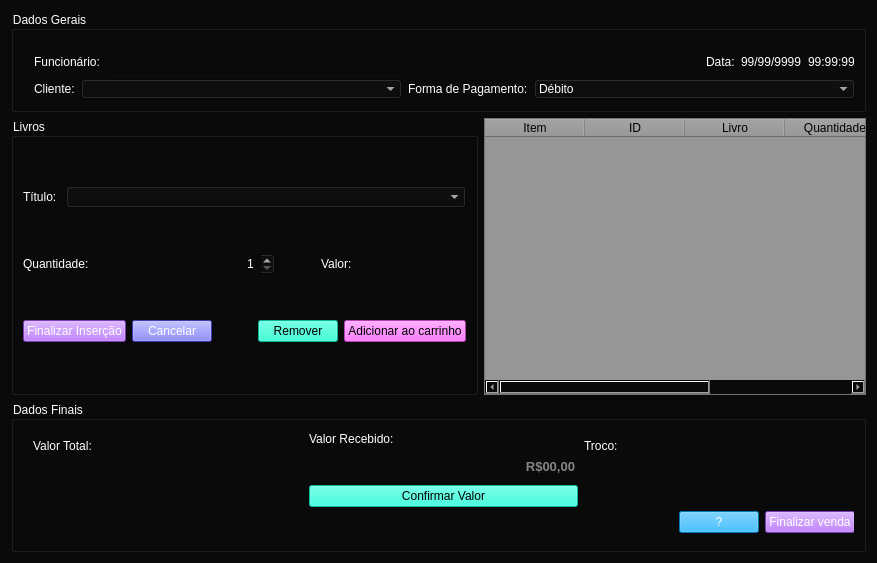
<?xml version="1.0" encoding="UTF-8"?>
<ui version="4.0">
 <class>Form</class>
 <widget class="QWidget" name="Form">
  <property name="geometry">
   <rect>
    <x>0</x>
    <y>0</y>
    <width>877</width>
    <height>563</height>
   </rect>
  </property>
  <property name="windowTitle">
   <string>Form</string>
  </property>
  <property name="styleSheet">
   <string notr="true">background-color: rgb(10, 10, 10);
color: rgb(255, 255, 255);</string>
  </property>
  <layout class="QVBoxLayout" name="verticalLayout_7">
   <item>
    <widget class="QGroupBox" name="groupBox">
     <property name="minimumSize">
      <size>
       <width>491</width>
       <height>101</height>
      </size>
     </property>
     <property name="title">
      <string>Dados Gerais</string>
     </property>
     <layout class="QVBoxLayout" name="verticalLayout">
      <item>
       <widget class="QFrame" name="frame">
        <property name="frameShape">
         <enum>QFrame::StyledPanel</enum>
        </property>
        <property name="frameShadow">
         <enum>QFrame::Raised</enum>
        </property>
        <widget class="QWidget" name="layoutWidget">
         <property name="geometry">
          <rect>
           <x>11</x>
           <y>11</y>
           <width>821</width>
           <height>22</height>
          </rect>
         </property>
         <layout class="QHBoxLayout" name="horizontalLayout">
          <item>
           <widget class="QLabel" name="label_3">
            <property name="text">
             <string>Funcionário: </string>
            </property>
           </widget>
          </item>
          <item>
           <widget class="QLineEdit" name="sale_fun">
            <property name="readOnly">
             <bool>true</bool>
            </property>
           </widget>
          </item>
          <item>
           <spacer name="horizontalSpacer_3">
            <property name="orientation">
             <enum>Qt::Horizontal</enum>
            </property>
            <property name="sizeHint" stdset="0">
             <size>
              <width>40</width>
              <height>20</height>
             </size>
            </property>
           </spacer>
          </item>
          <item>
           <widget class="QLabel" name="label_4">
            <property name="sizePolicy">
             <sizepolicy hsizetype="Fixed" vsizetype="Preferred">
              <horstretch>0</horstretch>
              <verstretch>0</verstretch>
             </sizepolicy>
            </property>
            <property name="text">
             <string>Data:</string>
            </property>
           </widget>
          </item>
          <item>
           <widget class="QLabel" name="day">
            <property name="styleSheet">
             <string notr="true">color: rgb(255, 255, 255);</string>
            </property>
            <property name="text">
             <string>99/99/9999</string>
            </property>
           </widget>
          </item>
          <item>
           <widget class="QLabel" name="data">
            <property name="styleSheet">
             <string notr="true">color: rgb(255, 255, 255);</string>
            </property>
            <property name="text">
             <string>99:99:99</string>
            </property>
           </widget>
          </item>
         </layout>
        </widget>
        <widget class="QWidget" name="layoutWidget">
         <property name="geometry">
          <rect>
           <x>11</x>
           <y>39</y>
           <width>821</width>
           <height>20</height>
          </rect>
         </property>
         <layout class="QHBoxLayout" name="horizontalLayout_2">
          <item>
           <widget class="QLabel" name="label_2">
            <property name="sizePolicy">
             <sizepolicy hsizetype="Fixed" vsizetype="Preferred">
              <horstretch>0</horstretch>
              <verstretch>0</verstretch>
             </sizepolicy>
            </property>
            <property name="text">
             <string>Cliente:</string>
            </property>
           </widget>
          </item>
          <item>
           <widget class="QComboBox" name="sale_cliente">
            <property name="styleSheet">
             <string notr="true">color: rgb(255, 255, 255);</string>
            </property>
            <property name="editable">
             <bool>false</bool>
            </property>
            <property name="currentText">
             <string/>
            </property>
           </widget>
          </item>
          <item>
           <widget class="QLabel" name="label">
            <property name="sizePolicy">
             <sizepolicy hsizetype="Fixed" vsizetype="Preferred">
              <horstretch>0</horstretch>
              <verstretch>0</verstretch>
             </sizepolicy>
            </property>
            <property name="text">
             <string>Forma de Pagamento:</string>
            </property>
           </widget>
          </item>
          <item>
           <widget class="QComboBox" name="pagamento">
            <item>
             <property name="text">
              <string>Débito</string>
             </property>
            </item>
            <item>
             <property name="text">
              <string>Crédito</string>
             </property>
            </item>
           </widget>
          </item>
         </layout>
        </widget>
       </widget>
      </item>
     </layout>
    </widget>
   </item>
   <item>
    <layout class="QHBoxLayout" name="horizontalLayout_6">
     <item>
      <widget class="QGroupBox" name="groupBox_2">
       <property name="title">
        <string>Livros</string>
       </property>
       <layout class="QVBoxLayout" name="verticalLayout_2">
        <item>
         <layout class="QHBoxLayout" name="horizontalLayout_4">
          <item>
           <widget class="QLabel" name="label_5">
            <property name="sizePolicy">
             <sizepolicy hsizetype="Fixed" vsizetype="Fixed">
              <horstretch>0</horstretch>
              <verstretch>0</verstretch>
             </sizepolicy>
            </property>
            <property name="text">
             <string>Título: </string>
            </property>
           </widget>
          </item>
          <item>
           <widget class="QComboBox" name="book_box">
            <property name="styleSheet">
             <string notr="true">background-color: rgb(10, 10, 10);</string>
            </property>
            <property name="editable">
             <bool>false</bool>
            </property>
            <property name="currentText">
             <string/>
            </property>
           </widget>
          </item>
         </layout>
        </item>
        <item>
         <layout class="QHBoxLayout" name="horizontalLayout_3">
          <item>
           <widget class="QLabel" name="label_6">
            <property name="sizePolicy">
             <sizepolicy hsizetype="Fixed" vsizetype="Fixed">
              <horstretch>0</horstretch>
              <verstretch>0</verstretch>
             </sizepolicy>
            </property>
            <property name="text">
             <string>Quantidade:</string>
            </property>
           </widget>
          </item>
          <item>
           <widget class="QSpinBox" name="book_qtd">
            <property name="sizePolicy">
             <sizepolicy hsizetype="Expanding" vsizetype="Fixed">
              <horstretch>0</horstretch>
              <verstretch>0</verstretch>
             </sizepolicy>
            </property>
            <property name="minimumSize">
             <size>
              <width>133</width>
              <height>0</height>
             </size>
            </property>
            <property name="alignment">
             <set>Qt::AlignRight|Qt::AlignTrailing|Qt::AlignVCenter</set>
            </property>
            <property name="minimum">
             <number>1</number>
            </property>
           </widget>
          </item>
          <item>
           <spacer name="horizontalSpacer_4">
            <property name="orientation">
             <enum>Qt::Horizontal</enum>
            </property>
            <property name="sizeType">
             <enum>QSizePolicy::Fixed</enum>
            </property>
            <property name="sizeHint" stdset="0">
             <size>
              <width>40</width>
              <height>20</height>
             </size>
            </property>
           </spacer>
          </item>
          <item>
           <widget class="QLabel" name="label_7">
            <property name="sizePolicy">
             <sizepolicy hsizetype="Fixed" vsizetype="Fixed">
              <horstretch>0</horstretch>
              <verstretch>0</verstretch>
             </sizepolicy>
            </property>
            <property name="text">
             <string>Valor:</string>
            </property>
           </widget>
          </item>
          <item>
           <widget class="QLineEdit" name="book_price">
            <property name="sizePolicy">
             <sizepolicy hsizetype="Fixed" vsizetype="Fixed">
              <horstretch>0</horstretch>
              <verstretch>0</verstretch>
             </sizepolicy>
            </property>
            <property name="readOnly">
             <bool>true</bool>
            </property>
           </widget>
          </item>
         </layout>
        </item>
        <item>
         <layout class="QHBoxLayout" name="horizontalLayout_5">
          <item>
           <widget class="QPushButton" name="finish_sale">
            <property name="styleSheet">
             <string notr="true">background-color: rgb(170, 85, 255);</string>
            </property>
            <property name="text">
             <string>Finalizar Inserção</string>
            </property>
           </widget>
          </item>
          <item>
           <widget class="QPushButton" name="cancel_sale">
            <property name="styleSheet">
             <string notr="true">background-color: rgb(85, 85, 255);</string>
            </property>
            <property name="text">
             <string>Cancelar</string>
            </property>
           </widget>
          </item>
          <item>
           <spacer name="horizontalSpacer">
            <property name="orientation">
             <enum>Qt::Horizontal</enum>
            </property>
            <property name="sizeHint" stdset="0">
             <size>
              <width>40</width>
              <height>20</height>
             </size>
            </property>
           </spacer>
          </item>
          <item>
           <widget class="QPushButton" name="remove_sale">
            <property name="styleSheet">
             <string notr="true">background-color: rgb(10, 255, 206);
color: rgb(0, 0, 0);</string>
            </property>
            <property name="text">
             <string>Remover</string>
            </property>
           </widget>
          </item>
          <item>
           <widget class="QPushButton" name="add_sale">
            <property name="styleSheet">
             <string notr="true">background-color: rgb(255, 85, 255);
color: rgb(0, 0, 0);</string>
            </property>
            <property name="text">
             <string>Adicionar ao carrinho</string>
            </property>
           </widget>
          </item>
         </layout>
        </item>
       </layout>
      </widget>
     </item>
     <item>
      <widget class="QTableWidget" name="tabela_venda">
       <property name="sizePolicy">
        <sizepolicy hsizetype="Expanding" vsizetype="Expanding">
         <horstretch>0</horstretch>
         <verstretch>0</verstretch>
        </sizepolicy>
       </property>
       <property name="minimumSize">
        <size>
         <width>350</width>
         <height>0</height>
        </size>
       </property>
       <property name="styleSheet">
        <string notr="true">background-color: rgb(150, 150, 150);
color: rgb(0, 0, 0);</string>
       </property>
       <column>
        <property name="text">
         <string>Item</string>
        </property>
       </column>
       <column>
        <property name="text">
         <string>ID</string>
        </property>
       </column>
       <column>
        <property name="text">
         <string>Livro</string>
        </property>
       </column>
       <column>
        <property name="text">
         <string>Quantidade</string>
        </property>
       </column>
       <column>
        <property name="text">
         <string>Valor</string>
        </property>
       </column>
      </widget>
     </item>
    </layout>
   </item>
   <item>
    <widget class="QGroupBox" name="groupBox_3">
     <property name="minimumSize">
      <size>
       <width>407</width>
       <height>151</height>
      </size>
     </property>
     <property name="title">
      <string>Dados Finais</string>
     </property>
     <layout class="QVBoxLayout" name="verticalLayout_6">
      <item>
       <widget class="QFrame" name="frame_2">
        <property name="frameShape">
         <enum>QFrame::StyledPanel</enum>
        </property>
        <property name="frameShadow">
         <enum>QFrame::Raised</enum>
        </property>
        <widget class="QWidget" name="layoutWidget">
         <property name="geometry">
          <rect>
           <x>11</x>
           <y>80</y>
           <width>821</width>
           <height>25</height>
          </rect>
         </property>
         <layout class="QHBoxLayout" name="horizontalLayout_7">
          <item>
           <spacer name="horizontalSpacer_2">
            <property name="orientation">
             <enum>Qt::Horizontal</enum>
            </property>
            <property name="sizeHint" stdset="0">
             <size>
              <width>40</width>
              <height>20</height>
             </size>
            </property>
           </spacer>
          </item>
          <item>
           <widget class="QPushButton" name="pushButton_4">
            <property name="styleSheet">
             <string notr="true">background-color: rgb(0, 170, 255);</string>
            </property>
            <property name="text">
             <string>?</string>
            </property>
           </widget>
          </item>
          <item>
           <widget class="QPushButton" name="finalizar">
            <property name="styleSheet">
             <string notr="true">background-color: rgb(170, 85, 255);</string>
            </property>
            <property name="text">
             <string>Finalizar venda</string>
            </property>
           </widget>
          </item>
         </layout>
        </widget>
        <widget class="QWidget" name="layoutWidget">
         <property name="geometry">
          <rect>
           <x>10</x>
           <y>0</y>
           <width>821</width>
           <height>77</height>
          </rect>
         </property>
         <layout class="QHBoxLayout" name="horizontalLayout_8">
          <item>
           <layout class="QVBoxLayout" name="verticalLayout_5">
            <item>
             <widget class="QLabel" name="label_9">
              <property name="text">
               <string>Valor Total:</string>
              </property>
             </widget>
            </item>
            <item>
             <widget class="QLineEdit" name="total_price">
              <property name="minimumSize">
               <size>
                <width>0</width>
                <height>40</height>
               </size>
              </property>
              <property name="font">
               <font>
                <pointsize>14</pointsize>
               </font>
              </property>
              <property name="text">
               <string/>
              </property>
              <property name="alignment">
               <set>Qt::AlignRight|Qt::AlignTrailing|Qt::AlignVCenter</set>
              </property>
              <property name="readOnly">
               <bool>true</bool>
              </property>
             </widget>
            </item>
           </layout>
          </item>
          <item>
           <layout class="QVBoxLayout" name="verticalLayout_4">
            <item>
             <widget class="QLabel" name="label_8">
              <property name="text">
               <string>Valor Recebido: </string>
              </property>
             </widget>
            </item>
            <item>
             <widget class="QLineEdit" name="recebido">
              <property name="minimumSize">
               <size>
                <width>0</width>
                <height>25</height>
               </size>
              </property>
              <property name="font">
               <font>
                <pointsize>10</pointsize>
                <weight>75</weight>
                <bold>true</bold>
               </font>
              </property>
              <property name="alignment">
               <set>Qt::AlignRight|Qt::AlignTrailing|Qt::AlignVCenter</set>
              </property>
              <property name="placeholderText">
               <string>R$00,00</string>
              </property>
             </widget>
            </item>
            <item>
             <widget class="QPushButton" name="insert">
              <property name="styleSheet">
               <string notr="true">background-color: rgb(12, 255, 215);
color: rgb(0, 0, 0);</string>
              </property>
              <property name="text">
               <string>Confirmar Valor</string>
              </property>
             </widget>
            </item>
           </layout>
          </item>
          <item>
           <layout class="QVBoxLayout" name="verticalLayout_3">
            <item>
             <widget class="QLabel" name="label_10">
              <property name="text">
               <string>Troco:</string>
              </property>
             </widget>
            </item>
            <item>
             <widget class="QLineEdit" name="troco">
              <property name="minimumSize">
               <size>
                <width>0</width>
                <height>40</height>
               </size>
              </property>
              <property name="font">
               <font>
                <pointsize>14</pointsize>
               </font>
              </property>
              <property name="text">
               <string/>
              </property>
              <property name="alignment">
               <set>Qt::AlignRight|Qt::AlignTrailing|Qt::AlignVCenter</set>
              </property>
              <property name="readOnly">
               <bool>true</bool>
              </property>
             </widget>
            </item>
           </layout>
          </item>
         </layout>
        </widget>
       </widget>
      </item>
     </layout>
    </widget>
   </item>
  </layout>
 </widget>
 <resources/>
 <connections/>
</ui>
